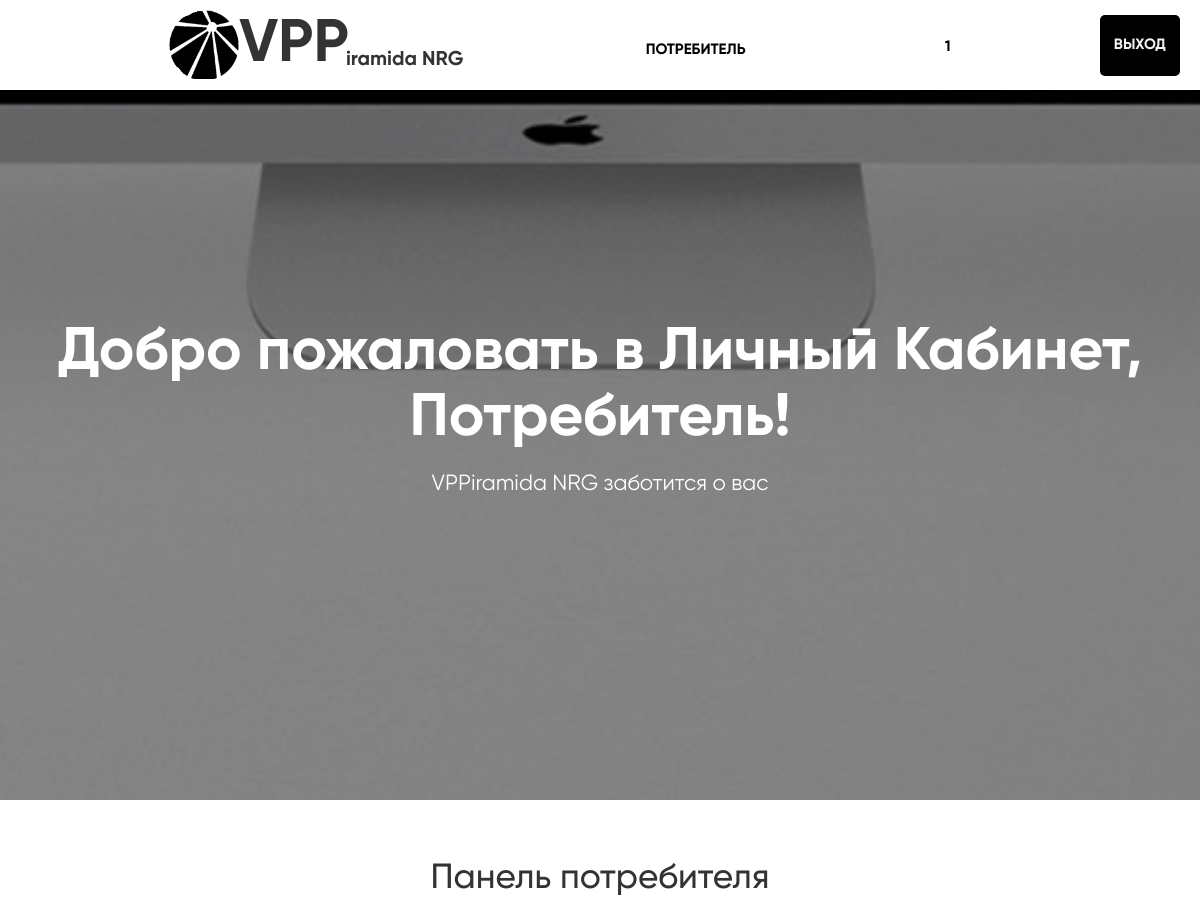
Before: /potreb (signed in, upper part) with the older database file.
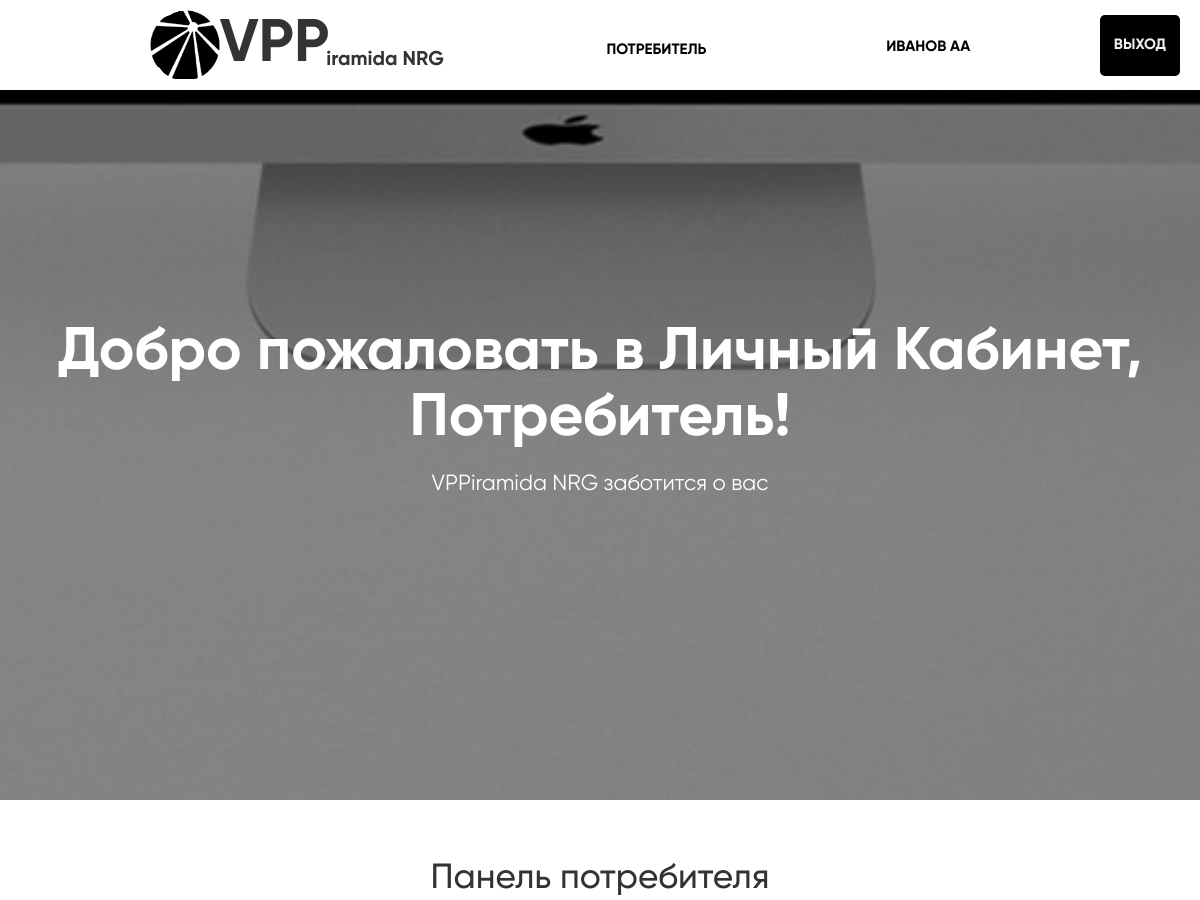
After: the same page with the newer database file.
### data/users.py (models this page shows, shortened)
class User(SqlAlchemyBase, UserMixin):
    __tablename__ = 'users'
    id = sqlalchemy.Column(sqlalchemy.Integer,
                           primary_key=True, autoincrement=True)
    name = sqlalchemy.Column(sqlalchemy.String, nullable=True)
    status = sqlalchemy.Column(sqlalchemy.String, nullable=True)
    email = sqlalchemy.Column(sqlalchemy.String,
                              index=True, unique=True, nullable=True)
    hashed_password = sqlalchemy.Column(sqlalchemy.String, nullable=True)
    created_date = sqlalchemy.Column(sqlalchemy.DateTime,
                                     default=datetime.datetime.now)
    consumption = sqlalchemy.Column(sqlalchemy.Integer, nullable=True)
    generation = sqlalchemy.Column(sqlalchemy.Integer, nullable=True)
    storage = sqlalchemy.Column(sqlalchemy.Integer, nullable=True)
    wallet = sqlalchemy.Column(sqlalchemy.Integer, nullable=True)

### main.py (the view, shortened to what this page needs)
@app.route('/potreb', methods=['GET', 'POST'])
def potreb():
    con = sqlite3.connect("db/data.db")
    cur = con.cursor()
    info_consumption, info_generation, \
    info_storage, info_wallet = cur.execute(f"SELECT consumption, generation,"
                                            f" storage, wallet FROM users "
                                            f"WHERE email='{current_user.email}'").fetchall()[0]
    return render_template('potreb.html',
                           info_consumption=info_consumption,
                           info_generation=info_generation,
                           info_storage=info_storage,
                           info_wallet=info_wallet
                           )

### data/db_session.py (called while the page is built)
def create_session() -> Session:
    global __factory
    return __factory()

### main.py (called while the page is built)
@login_manager.user_loader
def load_user(user_id):
    db_sess = db_session.create_session()
    return db_sess.query(User).get(user_id)

### templates/potreb.html (shortened to what this page needs)
<!DOCTYPE html>
<html lang="en">
<head>
    <link href="..\static\fonts\stylesheet.css" rel="stylesheet" type="text/css">
    <link rel="stylesheet" href="https://maxcdn.bootstrapcdn.com/bootstrap/3.3.7/css/bootstrap.min.css"/>
    <link rel="stylesheet" href="..\static\css\potreb.css">
</head>
<body>
<div id="header">
    <div class="heading">
        <div class="headingContent">
            <a href="google.com" class="heading__logo__ssika">
                <div class="heading__logo">
                    <a href="http://www.rosseti.ru/"><img src="..\static\img\logoN.png" alt="" width="70px"
                                                          class="logo"></a>
                    <div class="logotext">VPP</div>
                    <div id="minilogo">iramida NRG</div>
                </div>
            </a>
            <div class="nav navstyle">
                <ul>
                    <li>
                        <a href="#header">Потребитель</a>
                    </li>
                </ul>
            </div>
            <a class="user__name" href="/">{{ current_user.name }}</a>
            <div class="heading__button">
                <a href="/logout" class="LOGIN">Выход</a>
            </div>
        </div>
    </div>
    <div class="title container">
        <h1>Добро пожаловать в Личный Кабинет, Потребитель!</h1>
        <h3>VPPiramida NRG заботится о вас</h3>
    </div>
</div>
<div class="Panel-sotrudnika">
    <div class="container">
        <h2 class="title-panel-sotrudnika">Панель потребителя</h2>
    </div>
</div>
</body>
</html>

Changed rows visible on the page:
changed User: name "1" → "ИВАНОВ АА"
